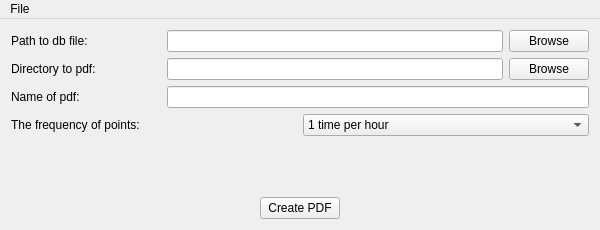
<?xml version="1.0" encoding="UTF-8"?>
<ui version="4.0">
 <class>MainWindow</class>
 <widget class="QMainWindow" name="MainWindow">
  <property name="geometry">
   <rect>
    <x>0</x>
    <y>0</y>
    <width>600</width>
    <height>230</height>
   </rect>
  </property>
  <property name="minimumSize">
   <size>
    <width>600</width>
    <height>230</height>
   </size>
  </property>
  <property name="maximumSize">
   <size>
    <width>600</width>
    <height>230</height>
   </size>
  </property>
  <property name="windowTitle">
   <string>Draftsman</string>
  </property>
  <widget class="QWidget" name="centralWidget">
   <property name="minimumSize">
    <size>
     <width>0</width>
     <height>0</height>
    </size>
   </property>
   <property name="maximumSize">
    <size>
     <width>16777215</width>
     <height>16777215</height>
    </size>
   </property>
   <layout class="QGridLayout" name="gridLayout">
    <item row="0" column="0">
     <layout class="QGridLayout" name="gridLayout_2">
      <item row="0" column="0">
       <layout class="QVBoxLayout" name="verticalLayout">
        <item>
         <layout class="QHBoxLayout" name="horizontalLayout">
          <item>
           <widget class="QLabel" name="pathLabel">
            <property name="minimumSize">
             <size>
              <width>150</width>
              <height>0</height>
             </size>
            </property>
            <property name="maximumSize">
             <size>
              <width>150</width>
              <height>16777215</height>
             </size>
            </property>
            <property name="text">
             <string>Path to db file:</string>
            </property>
           </widget>
          </item>
          <item>
           <widget class="QLineEdit" name="pathLine">
            <property name="readOnly">
             <bool>true</bool>
            </property>
           </widget>
          </item>
          <item>
           <widget class="QPushButton" name="pathBrowseButton">
            <property name="text">
             <string>Browse</string>
            </property>
           </widget>
          </item>
         </layout>
        </item>
        <item>
         <layout class="QHBoxLayout" name="horizontalLayout_2">
          <item>
           <widget class="QLabel" name="pdfLabel">
            <property name="minimumSize">
             <size>
              <width>150</width>
              <height>0</height>
             </size>
            </property>
            <property name="maximumSize">
             <size>
              <width>150</width>
              <height>16777215</height>
             </size>
            </property>
            <property name="text">
             <string>Directory to pdf:</string>
            </property>
           </widget>
          </item>
          <item>
           <widget class="QLineEdit" name="pdfPathLine">
            <property name="readOnly">
             <bool>true</bool>
            </property>
           </widget>
          </item>
          <item>
           <widget class="QPushButton" name="pdfBrowseButton">
            <property name="text">
             <string>Browse</string>
            </property>
           </widget>
          </item>
         </layout>
        </item>
        <item>
         <layout class="QHBoxLayout" name="horizontalLayout_4">
          <item>
           <widget class="QLabel" name="label">
            <property name="minimumSize">
             <size>
              <width>150</width>
              <height>0</height>
             </size>
            </property>
            <property name="maximumSize">
             <size>
              <width>150</width>
              <height>16777215</height>
             </size>
            </property>
            <property name="text">
             <string>Name of pdf:</string>
            </property>
           </widget>
          </item>
          <item>
           <widget class="QLineEdit" name="pdfName"/>
          </item>
         </layout>
        </item>
        <item>
         <layout class="QHBoxLayout" name="horizontalLayout_5">
          <item>
           <widget class="QLabel" name="label_2">
            <property name="text">
             <string>The frequency of points:</string>
            </property>
           </widget>
          </item>
          <item>
           <widget class="QComboBox" name="frequencyBox">
            <item>
             <property name="text">
              <string>1 time per hour</string>
             </property>
            </item>
            <item>
             <property name="text">
              <string>1 time per 2 hours</string>
             </property>
            </item>
            <item>
             <property name="text">
              <string>1 time per 3 hours</string>
             </property>
            </item>
            <item>
             <property name="text">
              <string>1 time per 6 hours</string>
             </property>
            </item>
            <item>
             <property name="text">
              <string>1 time per 12 hours</string>
             </property>
            </item>
            <item>
             <property name="text">
              <string>1 time per day</string>
             </property>
            </item>
           </widget>
          </item>
         </layout>
        </item>
        <item>
         <spacer name="verticalSpacer">
          <property name="orientation">
           <enum>Qt::Vertical</enum>
          </property>
          <property name="sizeHint" stdset="0">
           <size>
            <width>20</width>
            <height>40</height>
           </size>
          </property>
         </spacer>
        </item>
        <item>
         <layout class="QHBoxLayout" name="horizontalLayout_3">
          <item>
           <spacer name="horizontalSpacer">
            <property name="orientation">
             <enum>Qt::Horizontal</enum>
            </property>
            <property name="sizeHint" stdset="0">
             <size>
              <width>40</width>
              <height>20</height>
             </size>
            </property>
           </spacer>
          </item>
          <item>
           <widget class="QPushButton" name="createPDFButton">
            <property name="text">
             <string>Create PDF</string>
            </property>
           </widget>
          </item>
          <item>
           <spacer name="horizontalSpacer_2">
            <property name="orientation">
             <enum>Qt::Horizontal</enum>
            </property>
            <property name="sizeHint" stdset="0">
             <size>
              <width>40</width>
              <height>20</height>
             </size>
            </property>
           </spacer>
          </item>
         </layout>
        </item>
       </layout>
      </item>
     </layout>
    </item>
   </layout>
  </widget>
  <widget class="QMenuBar" name="menuBar">
   <property name="geometry">
    <rect>
     <x>0</x>
     <y>0</y>
     <width>600</width>
     <height>26</height>
    </rect>
   </property>
   <widget class="QMenu" name="menuFile">
    <property name="title">
     <string>File</string>
    </property>
    <addaction name="actionExit"/>
   </widget>
   <addaction name="menuFile"/>
  </widget>
  <action name="actionStart">
   <property name="text">
    <string>Start</string>
   </property>
  </action>
  <action name="actionOptions">
   <property name="text">
    <string>Options</string>
   </property>
  </action>
  <action name="actionExit">
   <property name="text">
    <string>Exit</string>
   </property>
  </action>
 </widget>
 <layoutdefault spacing="6" margin="11"/>
 <resources/>
 <connections/>
</ui>
